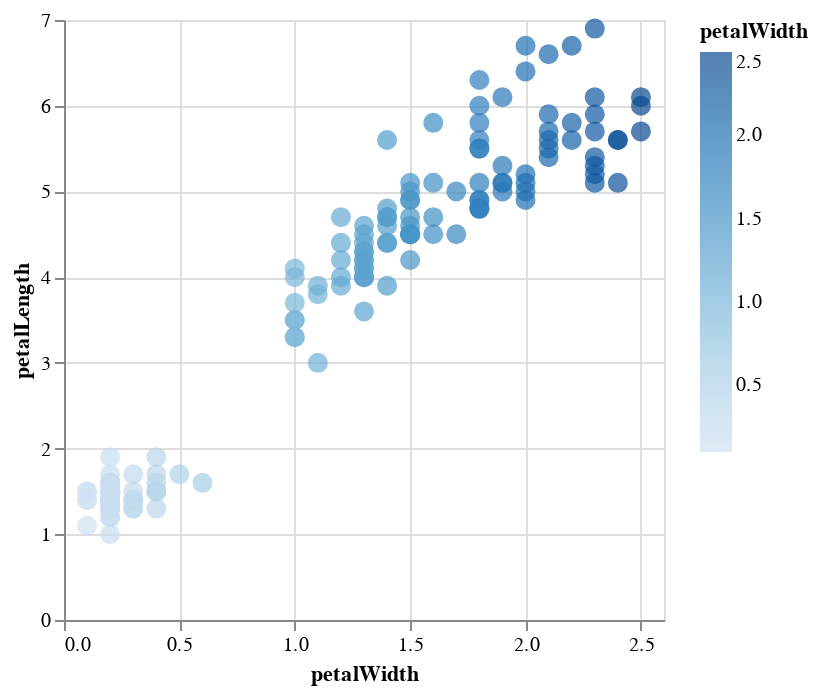

Notebook cell for this chart:
### Markdown cell above
When encoding a numerical variable as color,
a perceptually uniform sequential colormap will be chosen
to accurately represent the changes numerical changes as color changes.
It is usually a good idea to have the low values
be the ones closest to the background color,
as the light blue ones below.

### Code cell
alt.Chart(iris).mark_circle(size=100).encode(
    x='petalWidth',
    y='petalLength',
    color=alt.Color('petalWidth')
)

### Figure 1 — Vega specification as saved in the notebook (floating-point values rounded to 4 significant figures; data arrays with more than 128 entries replaced by an {"elided": "..."} marker saying what was removed)
{"$schema": "https://vega.github.io/schema/vega/v5.json", "data": [{"name": "source_0", "values": {"elided": "150 records"}}, {"name": "source_0_x_domain_petalWidth", "values": [{"min": 0.1, "max": 2.5}]}, {"name": "source_0_y_domain_petalLength", "values": [{"min": 1.0, "max": 6.9}]}, {"name": "source_0_color_domain_petalWidth", "values": [{"min": 0.1, "max": 2.5}]}], "marks": [{"type": "symbol", "name": "marks", "from": {"data": "source_0"}, "encode": {"update": {"fill": {"field": "petalWidth", "scale": "color"}, "shape": {"value": "circle"}, "size": {"value": 100}, "y": {"field": "petalLength", "scale": "y"}, "x": {"field": "petalWidth", "scale": "x"}, "opacity": {"value": 0.7}}}, "style": ["circle"]}], "scales": [{"name": "x", "type": "linear", "domain": [{"signal": "(data(\"source_0_x_domain_petalWidth\")[0] || {}).min"}, {"signal": "(data(\"source_0_x_domain_petalWidth\")[0] || {}).max"}], "range": [0, {"signal": "width"}], "zero": true, "nice": true}, {"name": "y", "type": "linear", "domain": [{"signal": "(data(\"source_0_y_domain_petalLength\")[0] || {}).min"}, {"signal": "(data(\"source_0_y_domain_petalLength\")[0] || {}).max"}], "range": [{"signal": "height"}, 0], "nice": true, "zero": true}, {"name": "color", "type": "linear", "domain": [{"signal": "(data(\"source_0_color_domain_petalWidth\")[0] || {}).min"}, {"signal": "(data(\"source_0_color_domain_petalWidth\")[0] || {}).max"}], "range": "ramp", "interpolate": "hcl", "zero": false}], "axes": [{"scale": "x", "tickCount": {"signal": "ceil(width/40)"}, "minExtent": 0, "ticks": false, "zindex": 0, "orient": "bottom", "grid": true, "aria": false, "gridScale": "y", "domain": false, "labels": false, "maxExtent": 0}, {"scale": "y", "ticks": false, "domain": false, "tickCount": {"signal": "ceil(height/40)"}, "maxExtent": 0, "grid": true, "minExtent": 0, "aria": false, "labels": false, "orient": "left", "gridScale": "x", "zindex": 0}, {"scale": "x", "labelOverlap": true, "tickCount": {"signal": "ceil(width/40)"}, "zindex": 0, "grid": false, "labelFlush": true, "title": "petalWidth", "orient": "bottom"}, {"scale": "y", "labelOverlap": true, "tickCount": {"signal": "ceil(height/40)"}, "grid": false, "zindex": 0, "title": "petalLength", "orient": "left"}], "width": 300, "legends": [{"fill": "color", "gradientLength": {"signal": "clamp(height, 64, 200)"}, "title": "petalWidth", "encode": {"gradient": {"update": {"opacity": {"value": 0.7}}}}}], "style": "cell", "height": 300, "background": "white", "padding": 5}
